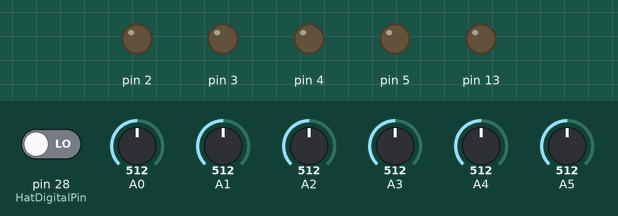
Simulated run of this sketch. Board: Arduino Mega 2560, built with avr-gcc and run on an emulated ATmega2560. Parts: output pins drawn as LEDs (lit = HIGH). Inputs (shaded band) come from the test bench; at power-on: pin 28 (HatDigitalPin) LOW, A0 = 512, A1 = 512, A2 = 512, A3 = 512, A4 = 512, A5 = 512. What the sketch prints to the serial monitor is not drawn.

Above: at 1.2 s.
1.3 s: pin 28 (HatDigitalPin) driven HIGH
At 2.4 s:
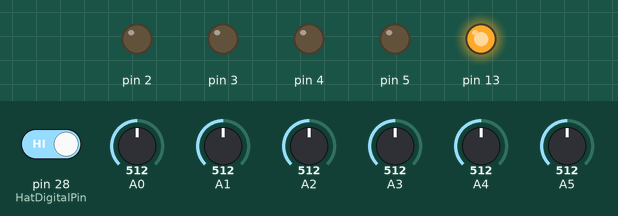
4.5 s: A0 set to 187
6.6 s: A0 set to 166
8.4 s: A1 set to 85
10.5 s: A1 set to 72
Timing chart, 0 to 13.0 s (numbered marks = the images above; inputs shaded):
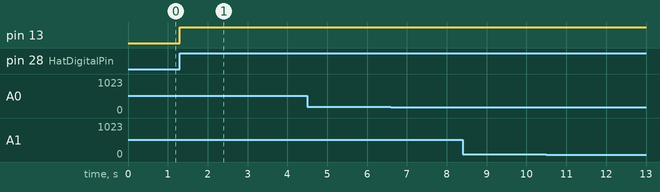

Measured:
- after the input at 1.3 s, pin 13: LOW → HIGH at once
- after the input at 4.5 s, every drawn part: stays the same
- after the input at 6.6 s, every drawn part: stays the same
- after the input at 8.4 s, every drawn part: stays the same
- after the input at 10.5 s, every drawn part: stays the same

The sketch:

ArduinoMidiDrums.ino
```cpp
#define BassDrumDelay 300
#define HatThresholdColsed 180
#define HatDigitalPin 28


struct drum       // Структура для хранения информации об инструменте
{
  bool IsActive;  // Признак звучания инструмента в данный момент
  byte Note;      // Нота
  bool isHat;
  int Threshold;  // Порог чувствительности
  int PlayTime;   // Максимальное время звучания (мс)
  unsigned long NoteOffTime; // Время снятия ноты

};

drum Drums[] = // Массив инструментов (не больше 6). Номера мнструментов можно подсмотреть в Википедии: https://en.wikipedia.org/wiki/Percussion_instrument
{
  {0, 46 , true , 450, 100, 0}, // 42 closed hat
 {0, 38, false , 80, 90, 0}, // snare
 {0, 41, false, 40, 90, 0}, // tom low
 {0, 47, false, 40, 90, 0 }, // tom high
  {0 , 49, false , 100 , 50 ,0}, // crash
  {0 , 35, false , 350 , 90 ,0} // bas drumm
  //{0, 40, 50, 50, 0},
  //{0, 49, 50, 50, 0}
};

int DrumCount = sizeof(Drums) / sizeof(Drums[0]);
int hit = 0;
int i;
bool kostyl = false;
bool firstTimeAfterKostylChange = true;
long long numOfDelay = 0;

int note_tmp = 46;
int threshold_tmp = Drums[0].Threshold;

void setup()
{
  pinMode(A0 , INPUT);
  pinMode(A1 , INPUT);
  pinMode(A2 , INPUT);
  pinMode(A3 , INPUT);
  pinMode(A4 , INPUT);
  pinMode(A5 , INPUT);
  pinMode(7 , INPUT);
  Serial.begin(115200);
  pinMode(28 , INPUT);
  pinMode(13 , OUTPUT);
}

void loop()
{
  if(digitalRead(HatDigitalPin) != 0){
             note_tmp = 42;
             digitalWrite(13 , HIGH);
             threshold_tmp = HatThresholdColsed;
   }
    else {
      note_tmp = 46;
             digitalWrite(13 , LOW);
             threshold_tmp = Drums[0].Threshold;
    }

  for(int i = 0 ; i < DrumCount ; i++) {
    if(i != 8) {
      hit = analogRead(i);
      analogWrite(i , 0);
      if(i != 0) {

      if(hit >= Drums[i].Threshold) {
        if(!Drums[i].IsActive) {
          Drums[i].IsActive = true;
          MIDI_TX(144, Drums[i].Note , 127);
          Drums[i].NoteOffTime = millis() + Drums[i].PlayTime;
        }
        else {
          if(millis() >= Drums[i].NoteOffTime) {
            Drums[i].IsActive = false;
            MIDI_TX(128 , Drums[i].Note , 127);
          }
        }
      }

      } else {


        if(hit >= threshold_tmp) {
        if(!Drums[i].IsActive) {

          Drums[i].IsActive = true;
          MIDI_TX(144, note_tmp , 127);
          Drums[i].NoteOffTime = millis() + Drums[i].PlayTime;
        }
        else {
          if(millis() >= Drums[i].NoteOffTime) {
            Drums[i].IsActive = false;
            MIDI_TX(128 , note_tmp , 127);
          }
        }
      }

      }
    }
  }


  /*
  for (i = 0; i < DrumCount; i++)
  {
    hit = analogRead(i); //  Считываем значение с аналогового входа
    analogWrite(i, 0);
    if ((hit >= Drums[i].Threshold))  // Если значение не ниже порога срабатывания
    {
      if (!Drums[i].IsActive)    // И если нота еще не звучит
      {
        if(millis() - Drums[i].timeSave >= Drums[i].delayTime) {
        // то включаем ноту
        Drums[i].IsActive = true;
        MIDI_TX(144, Drums[i].Note, 127); // Посылаем сообщение взятия ноты (144 = NOTE ON)
        Drums[i].NoteOffTime = millis() + Drums[i].PlayTime;
        Drums[i].timeSave = millis();
        }
      }

    }
    else if (Drums[i].IsActive) // Иначе (если нет сигнала с аналогового входа), если нота звучит
    {
      // то проверяем не пора ли ее снять
      if (millis() >= Drums[i].NoteOffTime)
      {
        Drums[i].IsActive = false;
        MIDI_TX(128, Drums[i].Note, 127); // Снимаем (128 = NOTE OFF)
      }
    }

  }
  if(digitalRead(7) == HIGH   ){
    if(kostyl == false) {
      if(millis() - numOfDelay >= BassDrumDelay) {
      MIDI_TX(144 , 35 , 127);
      kostyl = true;
      firstTimeAfterKostylChange = true;

      }
      numOfDelay = millis();
    }

  } else {
    kostyl = false;
    if(firstTimeAfterKostylChange) {
      MIDI_TX(128 , 35 , 127);
      firstTimeAfterKostylChange = false;
    }
  }

  */
 /* MIDI_TX(144, Drums[0].Note, 127);
  delay(1000);
  MIDI_TX(128, Drums[0].Note, 127);
  delay(3000);*/
}

void MIDI_TX(byte MESSAGE, byte PITCH, byte VELOCITY)
{
  Serial.write(MESSAGE + 9); // 9 - номер MIDI канала для перкуссии
  Serial.write(PITCH);       // Нота
  Serial.write(VELOCITY);    // Громкость
}
```
